Frame 1 (no input): blank canvas, image omitted
Frame 60 (no input): blank canvas, image omitted
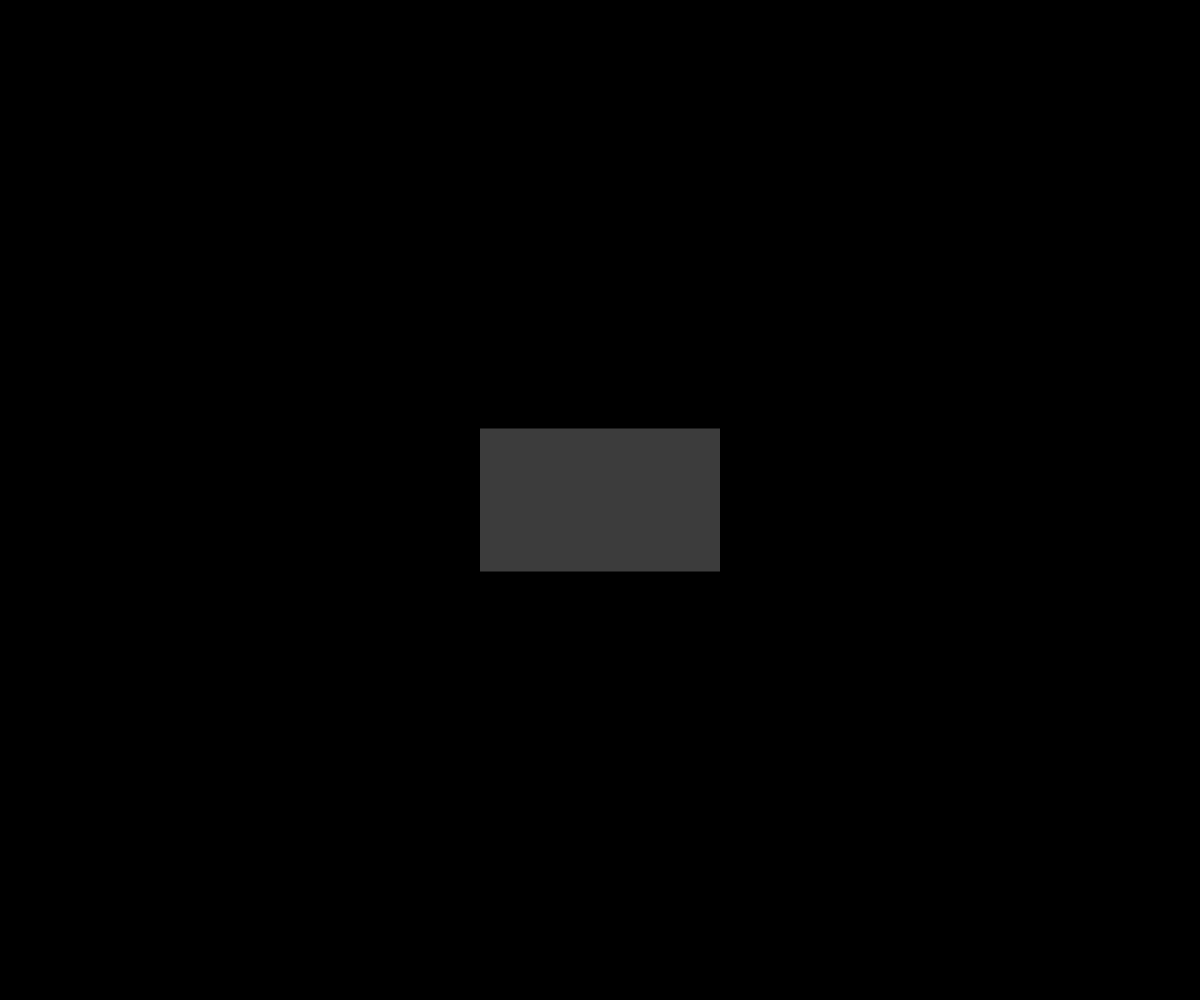
Frame 120 (the mouse pressed at the canvas centre since frame 60)

The p5.js sketch whose frames 1 and 60 were blank and that drew this single picture after the mouse press (run headless with seeded random() and noise() and a simulated clock; from frame 60 on, the mouse is pressed at the canvas centre):

// p5.js sketch
// ── sketch.js
// KEYS
// a auto mode
// d debug
// m move

// Press 'f' to turn flash on/off
// FLASH SETTINGS
const FPS = 60;
const FLASH_INTERVAL = FPS * 10; // Will flash every 10s
const FLASH_HOLD = FPS * 0.5; // For 1/2 a second
const FLASH_BG = 128;

// Press 'f' to turn flash on/off
let flash = false;

////////////////////////
const COLS = 5;
const ROWS = 7;
const COL_W = window.innerWidth / COLS;
const ROW_H = window.innerHeight / ROWS;
let cells = [];

// Auto mode
const MAX_ON = 3;
const AUTO_INT_DUR = 1000 * 10;
let auto_on_th = 0.999;
let auto_off_th = 0.9;

let auto = false;
let auto_int;

// Movers
const NUM_MOVERS = 10;
let move = false;
let movers = [];
let debug = false;

function setup() {
  noStroke();
  createCanvas(windowWidth, windowHeight);
  background(0);
  init();
  init_movers();
}

function draw() {
  background(0);

  for (let cell of cells) {
    cell.run();
  }

  if (move) {
    for (let mover of movers) mover.run();
  }

  if (flash) {
    let f = frameCount % FLASH_INTERVAL;
    if (f > 0 && f < FLASH_HOLD) background(FLASH_BG);
  }
}

function mousePressed() {
  for (let cell of cells) {
    cell.toggle(false);
  }
}

class Cell {
  constructor(c, r) {
    this.c = c;
    this.r = r;
    this.x = c * COL_W;
    this.y = r * ROW_H;
    this.a = 0;
    this.aspeed = 1;
    this.on = false;
  }
  hover() {
    return mouseX > this.x && mouseX < this.x + COL_W && mouseY > this.y && mouseY < this.y + ROW_H
  }
  run() {
    this.fade();
    this.display();
  }

  toggle(force) {
    if (force || this.hover()) {
      this.on = !this.on;
      this.a = constrain(this.a, 0, 255);
    }
  }

  fade() {
    if (this.on) this.a += this.aspeed;
    else this.a -= this.aspeed;
  }

  display() {
    noStroke();
    fill(255, this.a);
    rect(this.x, this.y, COL_W, ROW_H);
  }
}

class Mover {
  constructor(x, y, xspeed, yspeed) {
    this.x = x;
    this.y = y;
    this.xspeed = xspeed;
    this.yspeed = yspeed;
  }

  run() {
    this.update();
    this.display();
  }

  update() {
    this.x += this.xspeed;
    this.y += this.yspeed;
    if (this.x < 0 || this.x > width) this.xspeed *= -1;
    if (this.y < 0 || this.y > height) this.yspeed *= -1;
  }

  display() {
    strokeWeight(3);
    stroke(debug ? 'red' : 'black');
    point(this.x, this.y);
  }
}

// Make movers
function init_movers() {
  for (let m = 0; m < NUM_MOVERS; m++) {
    let x = random(1) > 0.5 ? 0 : width;
    let y = random(height);
    let xspeed = random(-0.1, 0.1);
    let yspeed = random(-0.1, 0.1);
    movers[m] = new Mover(x, y, xspeed, yspeed);
  }
}

// Fill board randomly
function init() {
  for (let c = 0; c < COLS; c++) {
    for (let r = 0; r < ROWS; r++) {
      cells.push(new Cell(c, r));
    }
  }
}

function keyPressed() {
  switch (key) {
    case 'f':
      flash = !flash;
      console.log('flash on?', flash);
      break;
    case 'a':
      auto = !auto;
      toggle_auto();
      break;
    case 'm':
      move = !move;
      console.log("MOVE", move);
      break;
    case 'd':
      debug = !debug;
      break;
  }


}

function toggle_auto() {
  if (auto) {
    auto_int = setInterval(() => {
      for (let cell of cells) {
        let rand = random(1);
        //console.log('r', rand, auto_on_th, auto_off_th);
        if (cell.on) {
          // Turn it off
          if (rand > auto_off_th) {
            console.log('ON', rand, auto_off_th);
            cell.toggle(true);
          }
        }
        // Otherwise, turn it on
        else if (rand > auto_on_th) {
          console.log('OFF', rand, auto_off_th);
          cell.toggle(true);
        }
        // Recalibrate after each cell
        calibrate();
      }
    }, AUTO_INT_DUR);
    console.log("AUTO ON!");
  }
  else {
    clearInterval(auto_int);
    console.log("AUTO OFF!");
  }
}

function calibrate() {
  // How many cells are on?
  let ons = 0;
  for (let cell of cells) {
    if (cell.on) ons++;
  }
  // Calibrate auto_on_th
  auto_on_th = map(ons, 0, MAX_ON, 0.95, 1);
  auto_off_th = map(ons, 0, MAX_ON, 0.9, 0.8);

  console.log("COUNT", ons, auto_on_th, auto_off_th);

}
